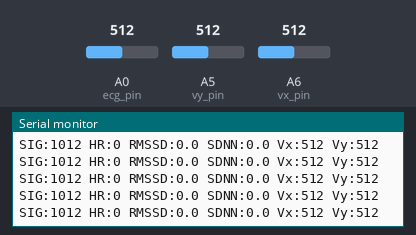
The sketch below on a simulated Arduino Nano, built with avr-gcc and run on an emulated ATmega328P. On the bench: the last lines printed to the serial monitor. Inputs (shaded band) come from the test bench; at power-on: A5 (vy_pin) = 512, A6 (vx_pin) = 512, A0 (ecg_pin) = 512.

Above: at 7.3 s.
7.4 s: A5 (vy_pin) set to 983
At 7.48 s:
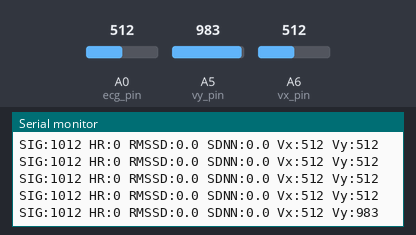
10.4 s: A5 (vy_pin) set to 1009
At 10.42 s:
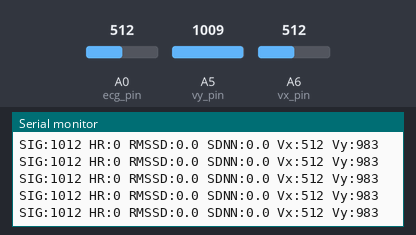
11.9 s: A6 (vx_pin) set to 981
At 11.9 s:
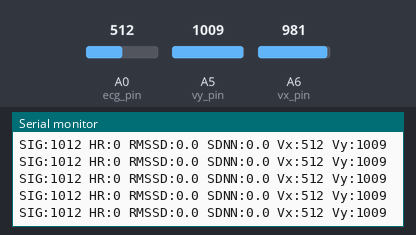
14.9 s: A6 (vx_pin) set to 1009
At 14.9 s:
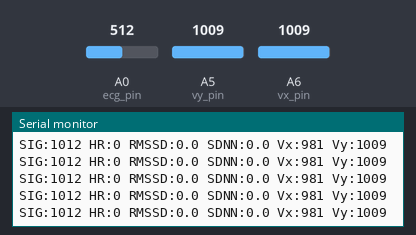
Timing chart, 0 to 17.4 s (numbered marks = the images above; inputs shaded):
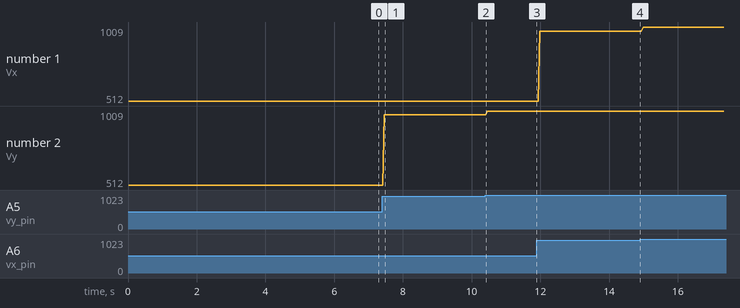

Measured:
- after the input at 7.4 s, the serial monitor: prints a new line after 0.06 s (image 1)
- plotted number 1: 512 → 981 after the input at 11.9 s
- plotted number 2: 512 → 983 after the input at 7.4 s, 983 → 1009 after the input at 10.4 s

The sketch:

ECG_processor.ino
```cpp
/*
ЭКГ монитор с расчетом ЧСС и ВСР
Исправленная версия:
- Убран баг RMSSD:nan
- Исправлена адаптация порога
- Упрощён буфер RR-INTERVALS
*/

#include <TimerOne.h>

// ==================== КОНСТАНТЫ ====================
const int SAMPLE_INTERVAL_US = 3000;    // ~333 Гц
const int REFRACTORY_PERIOD_MS = 200;
const int MIN_RR_INTERVAL_MS = 300;
const int MAX_RR_INTERVAL_MS = 2000;
const int RR_BUFFER_SIZE = 10;

// Параметры фильтра (0.5-40 Гц)
const int HP_ALPHA = 1005;
const int LP_ALPHA = 439;
const int FIXED_POINT = 1024;

// Настройки отладки
#define DEBUG_TEXT_OUTPUT true
#define TEXT_UPDATE_INTERVAL_MS 20

// ==================== ГЛОБАЛЬНЫЕ ПЕРЕМЕННЫЕ ====================

// --- Фильтрация ---
int hpPrevInput = 0, hpPrevOutput = 512, lpPrevOutput = 512;

// --- Детектирование ---
int peakThreshold = 700;        // Стартовое значение (адаптируется автоматически)
unsigned long lastPeakTime = 0;
bool inRefractoryPeriod = false;
unsigned long refractoryStartTime = 0;
int previousSignal = 0;

// --- Адаптивный порог ---
float thresholdAlpha = 0.95;        // 0.95 = быстрая адаптация, 0.99 = плавная
const float PEAK_FRACTION = 0.7;
const int STATS_WINDOW = 50;        // Окно ~150 мс
int signalMin = 1023, signalMax = 0, statsCount = 0;

// --- RR-интервалы (простой массив со сдвигом, без кольцевой математики) ---
unsigned long rrIntervals[RR_BUFFER_SIZE];
int rrCount = 0;

// --- Текущие значения ---
int currentHeartRate = 0;
int currentRRInterval = 0;

// --- Для вывода ---
unsigned long lastTextSendTime = 0;
int debugRR = 0, debugHR = 0;
float debugRMSSD = 0, debugSDNN = 0;
int filteredValue = 0, rawValue = 0;

// --- Показания с джойстика ---
int Vx; int Vy;

// ==================== ФИЛЬТРАЦИЯ ====================
void initBandpassFilter() {
  hpPrevInput = 0; hpPrevOutput = 512; lpPrevOutput = 512;
}

int highPassFilter(int input) {
  int diff = input - hpPrevInput;
  long output = hpPrevOutput + ((long)HP_ALPHA * diff) / FIXED_POINT;
  hpPrevInput = input; hpPrevOutput = constrain(output, 0, 1023);
  return hpPrevOutput;
}

int lowPassFilter(int input) {
  long output = lpPrevOutput + ((long)LP_ALPHA * (input - lpPrevOutput)) / FIXED_POINT;
  lpPrevOutput = constrain(output, 0, 1023);
  return lpPrevOutput;
}

int applyBandpassFilter(int newValue) {
  return lowPassFilter(highPassFilter(newValue));
}

// ==================== АДАПТАЦИЯ ПОРОГА ====================
void updateAdaptiveThreshold(int signal) {
  signalMin = min(signalMin, signal);
  signalMax = max(signalMax, signal);
  statsCount++;

  if (statsCount >= STATS_WINDOW) {
    // Опорное значение: 60% от размаха (min+max)
    int refValue = (int)(PEAK_FRACTION * (signalMin + signalMax));

    // Устойчивая формула: thresh = α*old + (1-α)*ref
    peakThreshold = (int)(thresholdAlpha * peakThreshold + (1.0 - thresholdAlpha) * refValue);
    peakThreshold = constrain(peakThreshold, 300, 900); // Защита от выбросов

    // Сброс окна
    signalMin = 1023; signalMax = 0; statsCount = 0;
  }
}

// ==================== ДЕТЕКТИРОВАНИЕ ПИКОВ ====================
bool detectRPeak(int signal) {
  unsigned long currentTime = millis();

  // 1. Адаптация порога
  updateAdaptiveThreshold(signal);

  // 2. Инициализация первого отсчёта
  if (lastPeakTime == 0) {
    lastPeakTime = currentTime;
    previousSignal = signal;
    return false;
  }

  // 3. Рефрактерный период
  if (inRefractoryPeriod) {
    if (currentTime - refractoryStartTime >= REFRACTORY_PERIOD_MS) {
      inRefractoryPeriod = false;
    } else {
      previousSignal = signal;
      return false;
    }
  }

  // 4. Детектирование пересечения порога
  bool peakDetected = false;
  if (previousSignal < peakThreshold && signal >= peakThreshold) {
    unsigned long rrInterval = currentTime - lastPeakTime;

    // Первый пик или валидный интервал
    if (rrCount == 0 || (rrInterval >= MIN_RR_INTERVAL_MS && rrInterval <= MAX_RR_INTERVAL_MS)) {
      peakDetected = true;
      addRRInterval(rrInterval);
      currentHeartRate = calculateInstantHeartRate(rrInterval);
      currentRRInterval = rrInterval;

      lastPeakTime = currentTime;
      inRefractoryPeriod = true;
      refractoryStartTime = currentTime;
    }
  }

  previousSignal = signal;
  return peakDetected;
}

// ==================== РАБОТА С RR-ИНТЕРВАЛАМИ ====================
void addRRInterval(unsigned long interval) {
  // Сдвигаем массив (для 10 элементов это мгновенно и надёжно)
  for (int i = RR_BUFFER_SIZE - 1; i > 0; i--) {
    rrIntervals[i] = rrIntervals[i-1];
  }
  rrIntervals[0] = interval;
  if (rrCount < RR_BUFFER_SIZE) rrCount++;
}

// ==================== РАСЧЁТ ЧСС И ВСР (ПРЯМОЙ, БЕЗ NAN) ====================
int calculateInstantHeartRate(unsigned long rrInterval) {
  return (rrInterval == 0) ? 0 : (int)(60000.0 / rrInterval);
}

float calculateSDNN() {
  if (rrCount < 2) return 0.0;
  float mean = 0.0;
  for (int i = 0; i < rrCount; i++) mean += rrIntervals[i];
  mean /= rrCount;

  float variance = 0.0;
  for (int i = 0; i < rrCount; i++) {
    variance += sq(rrIntervals[i] - mean);
  }
  return sqrt(variance / rrCount);
}

float calculateRMSSD() {
  if (rrCount < 2) return 0.0;
  float sumSqDiff = 0.0;
  int validDiffs = 0;

  for (int i = 1; i < rrCount; i++) {
    long diff = rrIntervals[i] - rrIntervals[i-1];
    sumSqDiff += sq(diff);
    validDiffs++;
  }
  return (validDiffs == 0) ? 0.0 : sqrt(sumSqDiff / validDiffs);
}

// ==================== ОТПРАВКА ДАННЫХ ====================
byte scaleToByte(int value, int minIn, int maxIn) {
  return (byte)constrain(map(value, minIn, maxIn, 0, 255), 0, 255);
}

void sendDebugText() {
  if (!DEBUG_TEXT_OUTPUT) return;
  unsigned long currentTime = millis();
  if (currentTime - lastTextSendTime < TEXT_UPDATE_INTERVAL_MS) return;
  lastTextSendTime = currentTime;

  Serial.print("SIG:"); Serial.print(filteredValue);
  Serial.print(" MIN:"); Serial.print(signalMin);
  Serial.print(" MAX:"); Serial.print(signalMax);
  Serial.print(" THR:"); Serial.print(peakThreshold);
  Serial.print(" RR:"); Serial.print(debugRR);
  Serial.print(" HR:"); Serial.print(debugHR);
  Serial.print(" RMSSD:"); Serial.print(debugRMSSD, 1);
  Serial.print(" SDNN:"); Serial.print(debugSDNN, 1);
  Serial.print(" CNT:"); Serial.print(rrCount);
  Serial.print(" Vx:"); Serial.print(Vx);
  Serial.print(" Vy:"); Serial.println(Vy);

}

void sendDebugCommands(){
    if (!DEBUG_TEXT_OUTPUT) return;
  unsigned long currentTime = millis();
  if (currentTime - lastTextSendTime < TEXT_UPDATE_INTERVAL_MS) return;
    lastTextSendTime = currentTime;

  Serial.print("SIG:"); Serial.print(filteredValue);
  // Serial.print(" MIN:"); Serial.print(signalMin);
  // Serial.print(" MAX:"); Serial.print(signalMax);
  //Serial.print(" THR:"); Serial.print(peakThreshold);
  //Serial.print(" RR:"); Serial.print(debugRR);
  Serial.print(" HR:"); Serial.print(debugHR);
  Serial.print(" RMSSD:"); Serial.print(debugRMSSD, 1);
  Serial.print(" SDNN:"); Serial.print(debugSDNN, 1);
  //Serial.print(" CNT:"); Serial.print(rrCount);
  Serial.print(" Vx:"); Serial.print(Vx);
  Serial.print(" Vy:"); Serial.println(Vy);
}

void sendByteData() {
  Serial.write("A0"); Serial.write(map(filteredValue, 0, 1023, 0, 255));
  Serial.write("A1"); Serial.write(scaleToByte(currentRRInterval > 0 ? currentRRInterval : 1150, 300, 2000));
  Serial.write("A2"); Serial.write(scaleToByte(currentHeartRate > 0 ? currentHeartRate : 75, 30, 200));
  Serial.write("A3"); Serial.write(scaleToByte((int)(debugRMSSD * 10), 0, 2000));
}


int ecg_pin=A0;
int vy_pin=A5;
int vx_pin=A6;

void sendData() {
  rawValue = analogRead(ecg_pin);
  Vx = analogRead(vx_pin);
  Vy = analogRead(vy_pin);
  filteredValue = applyBandpassFilter(rawValue);

  bool peakDetected = detectRPeak(filteredValue);

  if (peakDetected) {
    debugRR = currentRRInterval;
    debugHR = currentHeartRate;
  }
  debugRMSSD = calculateRMSSD();
  debugSDNN = calculateSDNN();

  //sendDebugText();
  sendDebugCommands();
  //sendByteData();
}

// ==================== ИНИЦИАЛИЗАЦИЯ ====================
void initAll() {
  Serial.begin(9600);
  initBandpassFilter();

  // Сброс буферов
  for(int i=0; i<RR_BUFFER_SIZE; i++) rrIntervals[i] = 0;
  rrCount = 0; lastPeakTime = 0; inRefractoryPeriod = false;

  Timer1.initialize(SAMPLE_INTERVAL_US);
  Timer1.attachInterrupt(sendData);

  delay(100);
  Serial.println(">> ECG monitor ready (Adaptive Threshold Fixed)");
}

void setup() { initAll(); }
void loop() { /* Всё на прерываниях */ }
```
